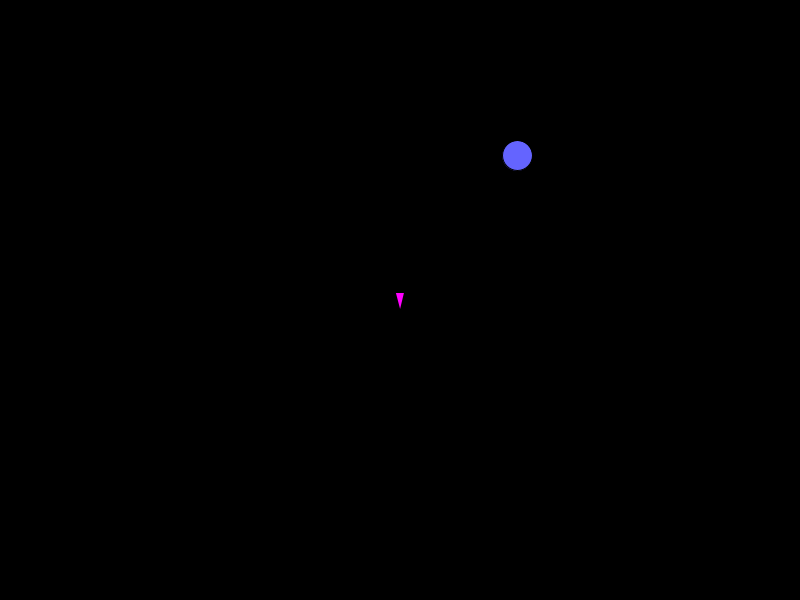
Frame 1 (no input)
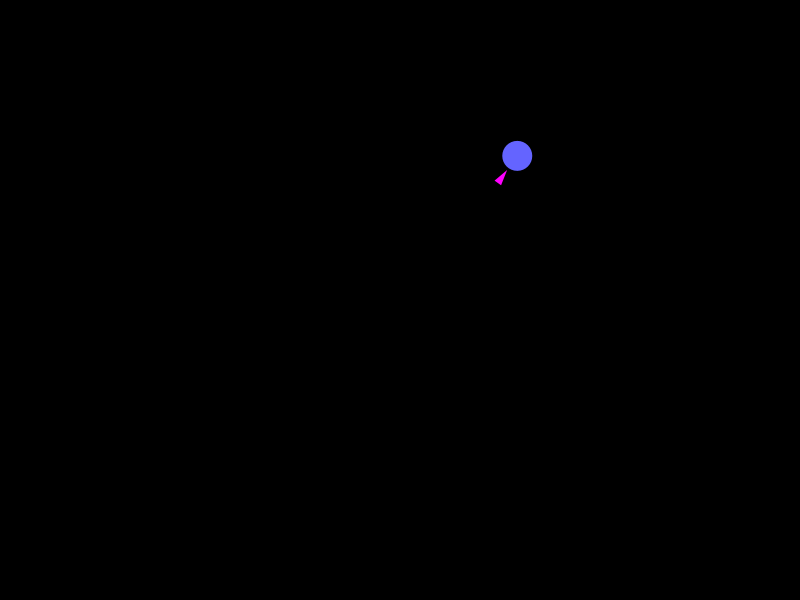
Frame 60 (the mouse pressed at the canvas centre just before this capture)
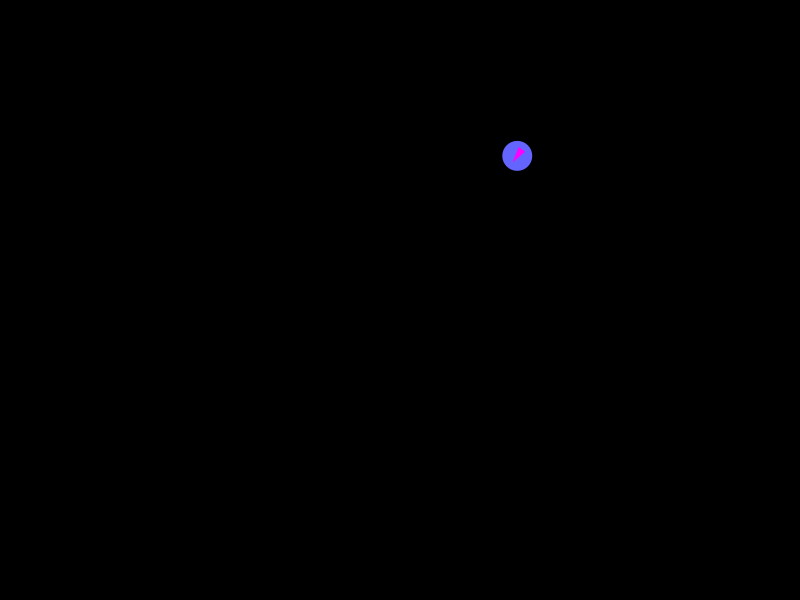
Frame 120 (the mouse held since frame 60 and released just before this capture)

The Processing sketch that drew these frames (run headless with seeded random() and noise(); from frame 60 on, the mouse is pressed at the canvas centre):

// Processing sketch: sketch_6_1_autonomous_agent_seek
// ── sketch_6_1_autonomous_agent_seek.pde
Vehicle vehicle;
PVector target;

void setup(){
  size(800,600);
  target = new PVector(random(width), random(height));
  vehicle = new Vehicle(width/2, height/2);

}

void draw(){
   background(0);

  
   
   fill(100,100,255);
   
   ellipse(target.x,target.y,30,30);

   vehicle.update();
   vehicle.seek(target);
   vehicle.display();
}

void mouseClicked() {

  target.x = mouseX;
  target.y = mouseY;

}
// ── vehicle.pde
class Vehicle{
  
  PVector location;
  PVector velocity;
  PVector acceleration;
  
  float r = 4;
  
  float max_speed = 4;
  float max_force = 0.15;
  
  
  Vehicle(float x, float y){
    location = new PVector(x,y);
    velocity = PVector.random2D();
    velocity.limit(max_speed);
    acceleration = new PVector(0,0);
  }
  
  void applyForce(PVector force){
   acceleration.add(force); 
  }
  void update(){    
    velocity.add(acceleration);
    velocity.limit(max_speed);
    location.add(velocity);
    acceleration.mult(0);
  }
  
  void display(){
    float angle = velocity.heading() +PI/2;  
    fill(255,0,255);
    noStroke();
    
    pushMatrix();
    translate(location.x,location.y);
    rotate(angle);
    beginShape();
    vertex(0,-r*2);
    vertex(-r,r*2);
    vertex(r,r*2);
    endShape(CLOSE);
    //ellipse(0, 0, r, r);
    popMatrix();
  }
  
  void seek(PVector target){
    PVector desired = PVector.sub(target, location);
    desired.setMag(max_speed);
    PVector steer = PVector.sub(desired,velocity);
    steer.limit(max_force);
    applyForce(steer);
  }
  
}
